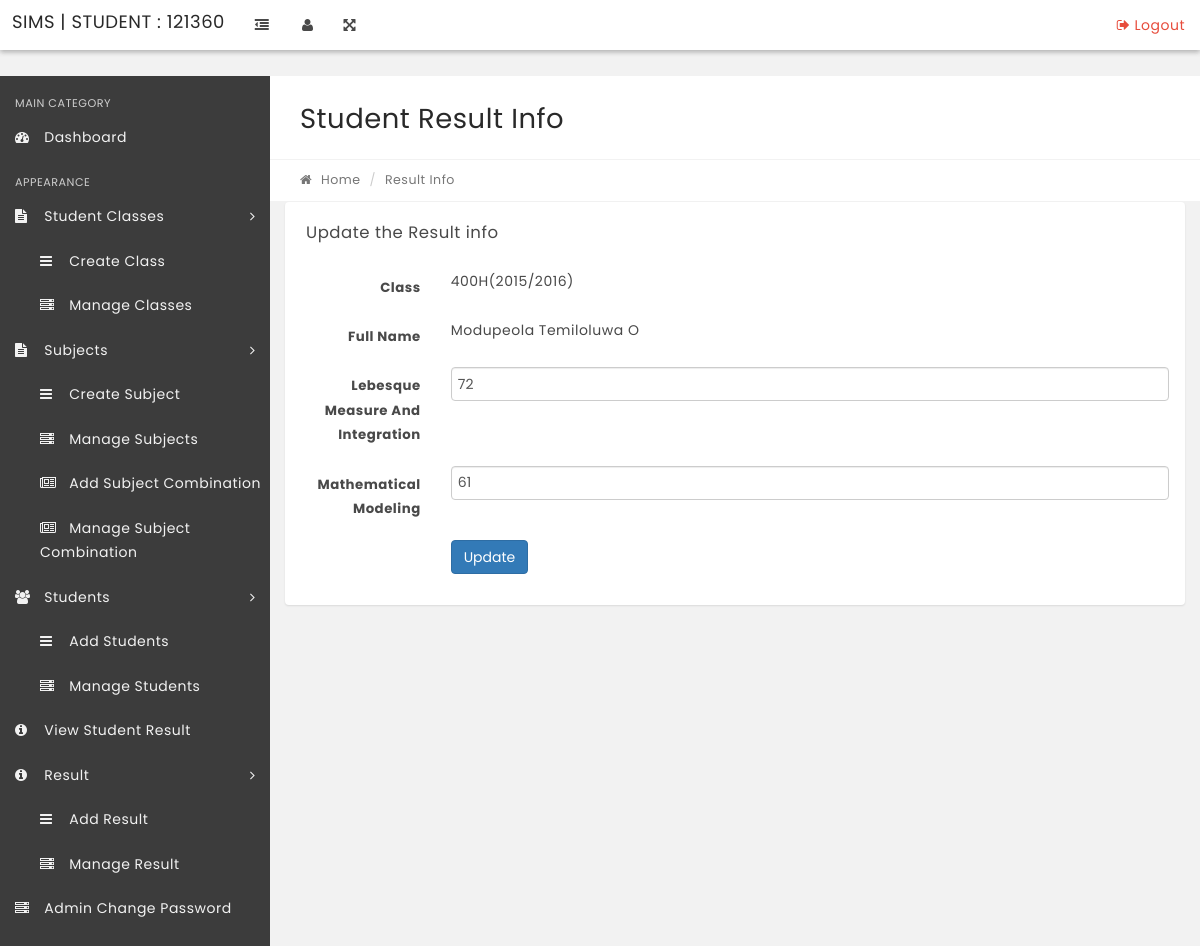
Page /admin/edit-result.php?stid=8 (signed in) on the committed database.
### tables this page shows
CREATE TABLE IF NOT EXISTS `tblstudents` (
  `StudentId` int(11) NOT NULL AUTO_INCREMENT,
  `StudentName` varchar(100) NOT NULL,
  `Rollid` varchar(6) NOT NULL,
  `StudentEmail` varchar(100) NOT NULL,
  `Gender` varchar(10) NOT NULL,
  `DOB` varchar(100) NOT NULL,
  `ClassId` int(11) NOT NULL,
  `RegDate` timestamp NOT NULL DEFAULT CURRENT_TIMESTAMP,
  `UpdationDate` timestamp NULL DEFAULT NULL ON UPDATE CURRENT_TIMESTAMP,
  `Status` int(1) NOT NULL,
  PRIMARY KEY (`StudentId`)
);

CREATE TABLE IF NOT EXISTS `tblclasses` (
  `id` int(11) NOT NULL AUTO_INCREMENT,
  `ClassName` varchar(80) DEFAULT NULL,
  `ClassNameNumeric` int(4) NOT NULL,
  `Section` varchar(30) NOT NULL,
  `CreationDate` timestamp NOT NULL DEFAULT CURRENT_TIMESTAMP,
  `UpdationDate` timestamp NOT NULL DEFAULT '0000-00-00 00:00:00' ON UPDATE CURRENT_TIMESTAMP,
  PRIMARY KEY (`id`)
);

CREATE TABLE IF NOT EXISTS `tblresult` (
  `id` int(11) NOT NULL AUTO_INCREMENT,
  `StudentId` int(11) DEFAULT NULL,
  `ClassId` int(11) DEFAULT NULL,
  `SubjectId` int(11) DEFAULT NULL,
  `marks` varchar(11) DEFAULT NULL,
  `PostingDate` timestamp NULL DEFAULT CURRENT_TIMESTAMP,
  `UpdationDate` timestamp NULL DEFAULT NULL ON UPDATE CURRENT_TIMESTAMP,
  PRIMARY KEY (`id`)
);

CREATE TABLE IF NOT EXISTS `tblsubjects` (
  `id` int(11) NOT NULL AUTO_INCREMENT,
  `SubjectName` varchar(100) NOT NULL,
  `SubjectCode` varchar(100) NOT NULL,
  `SubjectUnit` varchar(2) NOT NULL,
  `Creationdate` timestamp NOT NULL DEFAULT CURRENT_TIMESTAMP,
  `UpdationDate` timestamp NOT NULL DEFAULT '0000-00-00 00:00:00' ON UPDATE CURRENT_TIMESTAMP,
  PRIMARY KEY (`id`)
);

### admin/edit-result.php (the view, shortened to what this page needs)
<?php
include('includes/config.php');
if(strlen($_SESSION['alogin'])=="")
    {
    header("Location: index.php");
    }
    else{
$stid=intval($_GET['stid']);
?>
<!DOCTYPE html>
<html lang="en">
    <head>
        <link rel="stylesheet" href="css/bootstrap.min.css" media="screen" >
        <link rel="stylesheet" href="css/font-awesome.min.css" media="screen" >
        <link rel="stylesheet" href="css/animate-css/animate.min.css" media="screen" >
        <link rel="stylesheet" href="css/lobipanel/lobipanel.min.css" media="screen" >
        <link rel="stylesheet" href="css/prism/prism.css" media="screen" >
        <link rel="stylesheet" href="css/select2/select2.min.css" >
        <link rel="stylesheet" href="css/main.css" media="screen" >
    </head>
    <body class="top-navbar-fixed">
        <div class="main-wrapper">
  <?php include('includes/topbar.php');?>
            <div class="content-wrapper">
                <div class="content-container">
                   <?php include('includes/leftbar.php');?>
                    <div class="main-page">
                     <div class="container-fluid">
                            <div class="row page-title-div">
                                <div class="col-md-6">
                                    <h2 class="title">Student Result Info</h2>
                                </div>
                            </div>
                            <div class="row breadcrumb-div">
                                <div class="col-md-6">
                                    <ul class="breadcrumb">
                                        <li><a href="dashboard.php"><i class="fa fa-home"></i> Home</a></li>
                                        <li class="active">Result Info</li>
                                    </ul>
                                </div>
                            </div>
                        </div>
                        <div class="container-fluid">
                        <div class="row">
                                    <div class="col-md-12">
                                        <div class="panel">
                                            <div class="panel-heading">
                                                <div class="panel-title">
                                                    <h5>Update the Result info</h5>
                                                </div>
                                            </div>
                                            <div class="panel-body">
                                                <form class="form-horizontal" method="post">
<?php
$ret = "SELECT tblstudents.StudentName,tblclasses.ClassName,tblclasses.Section from tblresult join tblstudents on tblresult.StudentId=tblresult.StudentId join tblsubjects on tblsubjects.id=tblresult.SubjectId join tblclasses on tblclasses.id=tblstudents.ClassId where tblstudents.StudentId=:stid limit 1";
$stmt = $dbh->prepare($ret);
$stmt->bindParam(':stid',$stid,PDO::PARAM_STR);
$stmt->execute();
$result=$stmt->fetchAll(PDO::FETCH_OBJ);
if($stmt->rowCount() > 0)
{
foreach($result as $row)
{  ?>
                                                    <div class="form-group">
                                            <label for="default" class="col-sm-2 control-label">Class</label>
                                                        <div class="col-sm-10">
<?php echo htmlentities($row->ClassName)?>(<?php echo htmlentities($row->Section)?>)
                                                        </div>
                                                    </div>
<div class="form-group">
<label for="default" class="col-sm-2 control-label">Full Name</label>
<div class="col-sm-10">
<?php echo htmlentities($row->StudentName);?>
</div>
</div>
<?php } }?>
<?php
$sql = "SELECT distinct tblstudents.StudentName,tblstudents.StudentId,tblclasses.ClassName,tblclasses.Section,tblsubjects.SubjectName,tblresult.marks,tblresult.id as resultid from tblresult join tblstudents on tblstudents.StudentId=tblresult.StudentId join tblsubjects on tblsubjects.id=tblresult.SubjectId join tblclasses on tblclasses.id=tblstudents.ClassId where tblstudents.StudentId=:stid ";
$query = $dbh->prepare($sql);
$query->bindParam(':stid',$stid,PDO::PARAM_STR);
$query->execute();
$results=$query->fetchAll(PDO::FETCH_OBJ);
if($query->rowCount() > 0)
{
foreach($results as $result)
{  ?>
<div class="form-group">
<label for="default" class="col-sm-2 control-label"><?php echo htmlentities($result->SubjectName)?></label>
<div class="col-sm-10">
<input type="text" name="marks[]" class="form-control" id="marks" value="<?php echo htmlentities($result->marks)?>" maxlength="5" required="required" autocomplete="off">
</div>
</div>
<?php }} ?>
                                                    <div class="form-group">
                                                        <div class="col-sm-offset-2 col-sm-10">
                                                            <button type="submit" name="submit" class="btn btn-primary">Update</button>
                                                        </div>
                                                    </div>
                                                </form>
                                            </div>
                                        </div>
                                    </div>
                                </div>
                    </div>
                </div>
            </div>
        </div>
    </body>
</html>
<?PHP } ?>

### rows in the picture
tblstudents: ClassId.ClassName "400H", ClassId.Section "2015/2016", StudentName "Modupeola Temiloluwa O"
tblresult: SubjectId.SubjectName "Lebesque Measure And Integration", marks "72"
tblresult: SubjectId.SubjectName "Mathematical Modeling", marks "61"

### other values in the picture
$_SESSION[userid] "121360"
